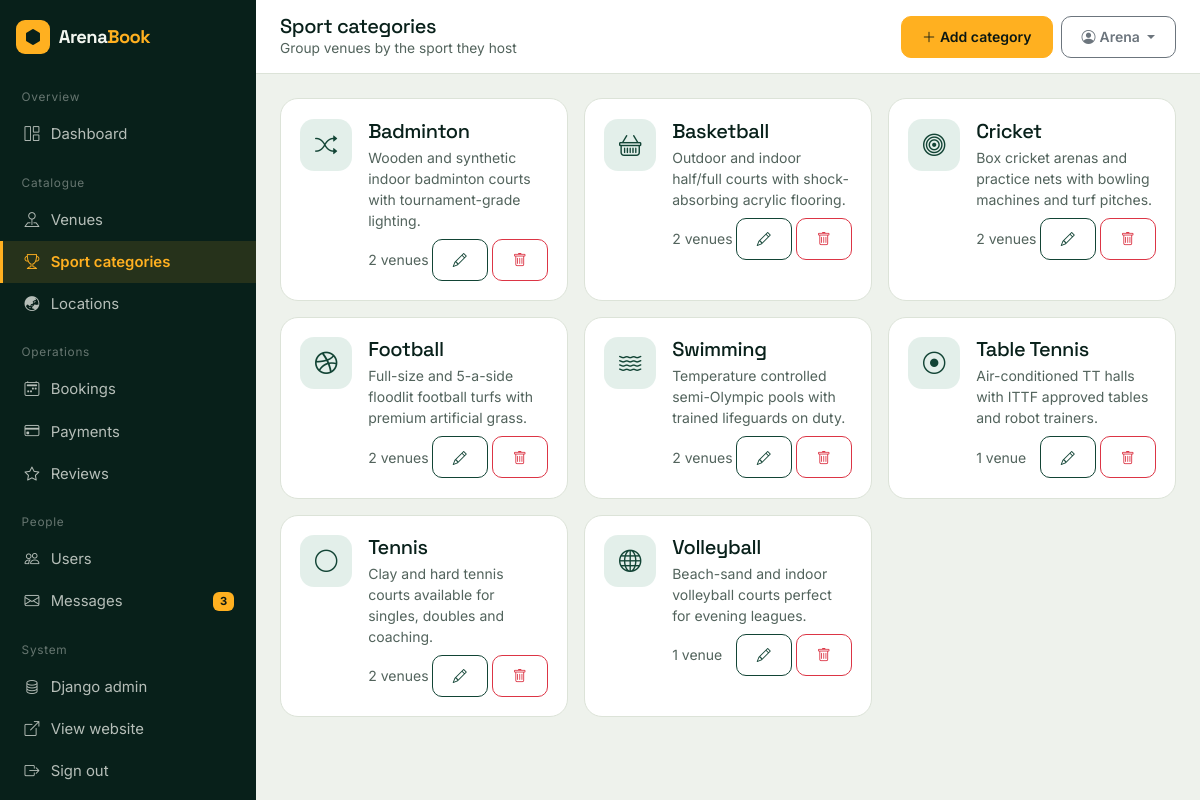
Page /dashboard/categories/ (signed in) on the committed database.
### arena/models.py (models this page shows, shortened)
class User(AbstractBaseUser, PermissionsMixin):
    first_name = models.CharField(max_length=60)
    last_name = models.CharField(max_length=60, blank=True)
    email = models.EmailField(unique=True)
    profile_image = models.ImageField(upload_to="profiles/", blank=True, null=True)
    date_joined = models.DateTimeField(default=timezone.now)
    is_active = models.BooleanField(default=True)
    is_staff = models.BooleanField(
        default=False, help_text="Allows access to the ArenaBook admin panel."
    )
    objects = UserManager()
    USERNAME_FIELD = "email"
    REQUIRED_FIELDS = ["first_name"]
    class Meta:
        verbose_name = "User"
        verbose_name_plural = "Users"
        ordering = ["-date_joined"]
    def get_short_name(self):
        return self.first_name or self.email.split("@")[0]

class SportCategory(models.Model):
    category_name = models.CharField(max_length=100, unique=True)
    description = models.TextField(blank=True)
    image = models.ImageField(upload_to="categories/", blank=True, null=True)
    icon = models.CharField(
        max_length=50,
        default="bi-trophy",
        help_text="Bootstrap icon class, e.g. bi-dribbble",
    )
    slug = models.SlugField(max_length=120, unique=True, blank=True)
    class Meta:
        verbose_name = "Sport category"
        verbose_name_plural = "Sport categories"
        ordering = ["category_name"]

### arena/dashboard_views.py (the view)
# urls.py: path("dashboard/categories/", dash.admin_categories, name="admin_categories"),
@staff_required
def admin_categories(request):
    categories = SportCategory.objects.annotate(total=Count("turfs"))
    return render(
        request, "dashboard/categories.html", {"categories": categories}
    )

### arena/context_processors.py (called while the page is built)
def site_context(request):
    unread = 0
    if request.user.is_authenticated and request.user.is_staff:
        unread = ContactUs.objects.filter(is_read=False).count()
    return {
        "SITE_NAME": "ArenaBook",
        "SITE_TAGLINE": "Book your game. Own the ground.",
        "nav_categories": SportCategory.objects.all()[:8],
        "unread_messages": unread,
    }

### arena/dashboard_views.py (called while the page is built)
def staff_required(view):
    decorated = user_passes_test(
        lambda u: u.is_authenticated and u.is_staff and u.is_active,
        login_url="login",
    )(view)
    return login_required(decorated, login_url="login")

### templates/dashboard/categories.html (shortened to what this page needs)
{% extends 'dashboard/base.html' %}
{% block page_title %}Sport categories{% endblock %}
{% block page_sub %}Group venues by the sport they host{% endblock %}
{% block top_actions %}
<a href="{% url 'admin_category_add' %}" class="btn btn-sm btn-amber"><i class="bi bi-plus-lg me-1"></i>Add category</a>
{% endblock %}
{% block content %}
<div class="row g-3">
    {% for category in categories %}
    <div class="col-md-6 col-xl-4">
        <div class="panel h-100">
            <div class="panel-body d-flex gap-3">
                <span class="ic ic-green" style="width:52px;height:52px;border-radius:14px;display:grid;place-items:center;font-size:1.4rem;flex:0 0 auto">
                    <i class="bi {{ category.icon }}"></i>
                </span>
                <div class="flex-grow-1">
                    <h5 class="mb-1">{{ category.category_name }}</h5>
                    <p class="small text-muted-soft mb-2">{{ category.description|truncatechars:90|default:"No description added." }}</p>
                    <div class="d-flex justify-content-between align-items-center">
                        <span class="small text-muted-soft">{{ category.total }} venue{{ category.total|pluralize }}</span>
                        <div class="d-flex gap-1">
                            <a href="{% url 'admin_category_edit' category.pk %}" class="btn btn-sm btn-outline-pitch"><i class="bi bi-pencil"></i></a>
                            <form method="post" action="{% url 'admin_category_delete' category.pk %}" data-confirm="Delete {{ category.category_name }} and every venue in it?">
                                <button class="btn btn-sm btn-outline-danger"><i class="bi bi-trash"></i></button>
                            </form>
                        </div>
                    </div>
                </div>
            </div>
        </div>
    </div>
    {% empty %}
    <div class="col-12">
        <div class="panel"><div class="panel-body text-center text-muted-soft py-5">
            No categories yet. <a href="{% url 'admin_category_add' %}">Create the first one</a>.
        </div></div>
    </div>
    {% endfor %}
</div>
{% endblock %}

### templates/dashboard/base.html (shortened to what this page needs)
{% load static %}<!DOCTYPE html>
<html lang="en">
<head>
    <link href="https://cdn.jsdelivr.net/npm/bootstrap@5.3.3/dist/css/bootstrap.min.css" rel="stylesheet">
    <link href="https://cdn.jsdelivr.net/npm/bootstrap-icons@1.11.3/font/bootstrap-icons.css" rel="stylesheet">
    <link rel="stylesheet" href="{% static 'css/style.css' %}">
</head>
<body class="admin-body">
{% with url_name=request.resolver_match.url_name %}
<div class="admin-shell">
    <aside class="admin-side" id="adminSide">
        <a href="{% url 'home' %}" class="navbar-brand px-3 mb-3 d-flex">
            <span class="brand-mark"><i class="bi bi-hexagon-fill"></i></span>
            <span class="brand-text">Arena<span class="brand-accent">Book</span></span>
        </a>
        <div class="side-group">Overview</div>
        <a href="{% url 'dashboard' %}" class="side-link {% if url_name == 'dashboard' %}active{% endif %}"><i class="bi bi-grid-1x2"></i>Dashboard</a>
        <div class="side-group">Catalogue</div>
        <a href="{% url 'admin_turfs' %}" class="side-link {% if 'turf' in url_name %}active{% endif %}"><i class="bi bi-pin-map"></i>Venues</a>
        <a href="{% url 'admin_categories' %}" class="side-link {% if 'categor' in url_name %}active{% endif %}"><i class="bi bi-trophy"></i>Sport categories</a>
        <a href="{% url 'admin_locations' %}" class="side-link {% if 'location' in url_name %}active{% endif %}"><i class="bi bi-globe-asia-australia"></i>Locations</a>
        <div class="side-group">Operations</div>
        <a href="{% url 'admin_bookings' %}" class="side-link {% if 'booking' in url_name %}active{% endif %}"><i class="bi bi-calendar2-week"></i>Bookings</a>
        <a href="{% url 'admin_payments' %}" class="side-link {% if 'payment' in url_name %}active{% endif %}"><i class="bi bi-credit-card"></i>Payments</a>
        <a href="{% url 'admin_reviews' %}" class="side-link {% if 'review' in url_name %}active{% endif %}"><i class="bi bi-star"></i>Reviews</a>
        <div class="side-group">People</div>
        <a href="{% url 'admin_users' %}" class="side-link {% if 'user' in url_name %}active{% endif %}"><i class="bi bi-people"></i>Users</a>
        <a href="{% url 'admin_messages' %}" class="side-link {% if 'message' in url_name %}active{% endif %}">
            <i class="bi bi-envelope"></i>Messages
            {% if unread_messages %}<span class="badge bg-amber text-ink">{{ unread_messages }}</span>{% endif %}
        </a>
        <div class="side-group">System</div>
        <a href="/django-admin/" class="side-link"><i class="bi bi-database"></i>Django admin</a>
        <a href="{% url 'home' %}" class="side-link"><i class="bi bi-box-arrow-up-right"></i>View website</a>
        <a href="{% url 'logout' %}" class="side-link"><i class="bi bi-box-arrow-right"></i>Sign out</a>
    </aside>
    <div class="admin-main">
        <header class="admin-top">
            <div class="d-flex align-items-center gap-3">
                <div>
                    <h1>{% block page_title %}Dashboard{% endblock %}</h1>
                    <div class="sub">{% block page_sub %}{% endblock %}</div>
                </div>
            </div>
            <div class="d-flex align-items-center gap-2">
                {% block top_actions %}{% endblock %}
                <div class="dropdown">
                    <button class="btn btn-sm btn-outline-secondary dropdown-toggle" data-bs-toggle="dropdown">
                        <i class="bi bi-person-circle me-1"></i>{{ user.get_short_name }}
                    </button>
                </div>
            </div>
        </header>
        <div class="admin-content">
            {% block content %}{% endblock %}
        </div>
    </div>
</div>
{% endwith %}
</body>
</html>

### static/css/style.css (style rules this page uses)
:root { --pitch-900: #08201A; --pitch-800: #0D2E24; --pitch-700: #124435; --pitch-500: #1D7A56; --pitch-300: #4FBF8B; --chalk: #F3F6F0; --chalk-line: #DCE3D8; --paper: #FFFFFF; --amber: #FFB020; --amber-dark: #E0940A; --clay: #C96A3E; --ink: #0B1712; --ink-soft: #52635C; --radius: 10px; --radius-lg: 18px; --shadow-soft: 0 10px 30px -18px rgba(8, 32, 26, .45); --shadow-lift: 0 22px 44px -26px rgba(8, 32, 26, .55); --font-display: 'Space Grotesk', 'Segoe UI', sans-serif; --font-body: 'Inter', 'Segoe UI', sans-serif; }
* { box-sizing: border-box; }
body { font-family: var(--font-body); background: var(--chalk); color: var(--ink); display: flex; flex-direction: column; min-height: 100vh; -webkit-font-smoothing: antialiased; }
h1, h2, h3, h4, h5, h6, .display-font { font-family: var(--font-display); letter-spacing: -.02em; color: var(--pitch-900); }
a { text-decoration: none; }
.btn { font-weight: 600; border-radius: var(--radius); padding: .6rem 1.25rem; }
.btn-amber { background: var(--amber); border: 1px solid var(--amber); color: var(--ink); }
.btn-outline-pitch { border: 1px solid var(--pitch-700); color: var(--pitch-700); background: transparent; }
.bg-amber { background: var(--amber) !important; }
.text-ink { color: var(--ink) !important; }
.text-muted-soft { color: var(--ink-soft) !important; }
.navbar-brand { display: flex; align-items: center; gap: .55rem; }
.brand-mark { width: 34px; height: 34px; display: grid; place-items: center; background: var(--amber); color: var(--pitch-900); border-radius: 9px; font-size: 1rem; }
.brand-text { font-family: var(--font-display); font-weight: 700; font-size: 1.3rem; color: var(--chalk); letter-spacing: -.03em; }
.brand-accent { color: var(--amber); }
.admin-body { background: #EEF2EC; }
.admin-shell { display: flex; min-height: 100vh; }
.admin-side { width: 256px; flex: 0 0 256px; background: var(--pitch-900); color: rgba(243, 246, 240, .78); padding: 1.25rem 0; position: sticky; top: 0; height: 100vh; overflow-y: auto; }
.admin-side .brand-text { font-size: 1.15rem; }
.admin-side .side-group { color: rgba(243, 246, 240, .4); font-size: .74rem; padding: 1.2rem 1.35rem .4rem; letter-spacing: .06em; }
.side-link { display: flex; align-items: center; gap: .7rem; padding: .62rem 1.35rem; color: rgba(243, 246, 240, .74); font-size: .93rem; border-left: 3px solid transparent; }
.side-link.active { background: rgba(255, 176, 32, .12); border-left-color: var(--amber); color: var(--amber); font-weight: 600; }
.side-link .badge { margin-left: auto; }
.admin-main { flex: 1; min-width: 0; }
.admin-top { background: #fff; border-bottom: 1px solid var(--chalk-line); padding: .9rem 1.5rem; display: flex; align-items: center; justify-content: space-between; gap: 1rem; position: sticky; top: 0; z-index: 1030; }
.admin-top h1 { font-size: 1.25rem; margin: 0; }
.admin-top .sub { color: var(--ink-soft); font-size: .86rem; }
.admin-content { padding: 1.5rem; }
.ic-green { background: rgba(29, 122, 86, .12); color: var(--pitch-700); }
.panel { background: #fff; border: 1px solid var(--chalk-line); border-radius: var(--radius-lg); overflow: hidden; height: 100%; }
.panel-body { padding: 1.2rem; }

### rows in the picture
User: get_short_name "Arena"
SportCategory: category_name "Badminton", description "Wooden and synthetic indoor badminton courts with tournament-grade lighting.", total "2"
SportCategory: category_name "Basketball", description "Outdoor and indoor half/full courts with shock-absorbing acrylic flooring.", total "2"
SportCategory: category_name "Cricket", description "Box cricket arenas and practice nets with bowling machines and turf pitches.", total "2"
SportCategory: category_name "Football", description "Full-size and 5-a-side floodlit football turfs with premium artificial grass.", total "2"
SportCategory: category_name "Swimming", description "Temperature controlled semi-Olympic pools with trained lifeguards on duty.", total "2"
SportCategory: category_name "Table Tennis", description "Air-conditioned TT halls with ITTF approved tables and robot trainers.", total "1"
SportCategory: category_name "Tennis", description "Clay and hard tennis courts available for singles, doubles and coaching.", total "2"
SportCategory: category_name "Volleyball", description "Beach-sand and indoor volleyball courts perfect for evening leagues.", total "1"

### other values in the picture
{{ unread_messages }} "3"
